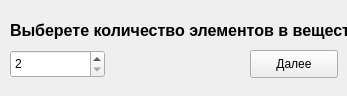
<?xml version="1.0" encoding="UTF-8"?>
<ui version="4.0">
 <class>Form</class>
 <widget class="QWidget" name="Form">
  <property name="geometry">
   <rect>
    <x>0</x>
    <y>0</y>
    <width>347</width>
    <height>96</height>
   </rect>
  </property>
  <property name="windowTitle">
   <string>Вывод формулы по массовым долям</string>
  </property>
  <widget class="QSpinBox" name="spinBox">
   <property name="geometry">
    <rect>
     <x>10</x>
     <y>50</y>
     <width>95</width>
     <height>28</height>
    </rect>
   </property>
   <property name="minimum">
    <number>2</number>
   </property>
   <property name="maximum">
    <number>5</number>
   </property>
  </widget>
  <widget class="QLabel" name="label">
   <property name="geometry">
    <rect>
     <x>10</x>
     <y>20</y>
     <width>351</width>
     <height>21</height>
    </rect>
   </property>
   <property name="font">
    <font>
     <pointsize>12</pointsize>
     <weight>75</weight>
     <bold>true</bold>
    </font>
   </property>
   <property name="text">
    <string>Выберете количество элементов в веществе</string>
   </property>
  </widget>
  <widget class="QPushButton" name="pushButton">
   <property name="geometry">
    <rect>
     <x>250</x>
     <y>50</y>
     <width>88</width>
     <height>28</height>
    </rect>
   </property>
   <property name="text">
    <string>Далее</string>
   </property>
  </widget>
 </widget>
 <resources/>
 <connections/>
</ui>
